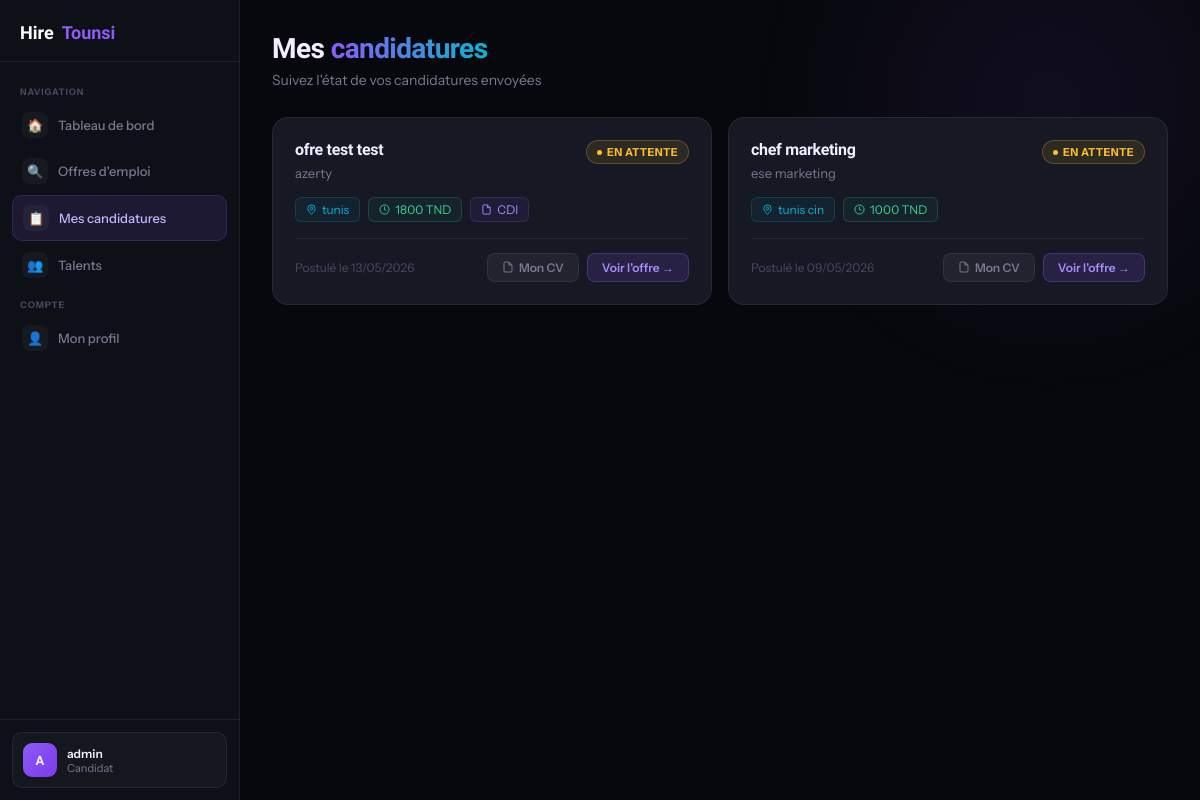
Screenshot of /mes_candidatures.php (signed in) with the database file from the repository.
### tables this page shows
CREATE TABLE `users` (
  `id` int(11) NOT NULL,
  `name` varchar(100) NOT NULL,
  `email` varchar(150) NOT NULL,
  `password` varchar(255) NOT NULL,
  `created_at` timestamp NOT NULL DEFAULT current_timestamp(),
  `phone` varchar(20) DEFAULT NULL,
  `bio` text DEFAULT NULL,
  `skills` text DEFAULT NULL,
  `cv_path` varchar(255) DEFAULT NULL,
  `avatar_path` varchar(255) DEFAULT NULL,
  `job_title` varchar(100) DEFAULT NULL,
  `role` enum('candidat','recruteur','both','admin') DEFAULT 'candidat',
  `is_recruiter` tinyint(1) DEFAULT 0,
  `profile_photo` varchar(255) DEFAULT NULL,
  `cv` varchar(255) DEFAULT NULL
);

CREATE TABLE `applications` (
  `id` int(11) NOT NULL,
  `user_id` int(11) NOT NULL,
  `job_id` int(11) NOT NULL,
  `cv` varchar(255) DEFAULT NULL,
  `cover_letter` text DEFAULT NULL,
  `has_experience` tinyint(1) DEFAULT 0,
  `experience_years` varchar(20) DEFAULT NULL,
  `availability` varchar(100) DEFAULT NULL,
  `status` varchar(20) DEFAULT 'pending',
  `created_at` timestamp NOT NULL DEFAULT current_timestamp()
);

CREATE TABLE `jobs` (
  `id` int(11) NOT NULL,
  `title` varchar(255) DEFAULT NULL,
  `company` varchar(255) DEFAULT NULL,
  `salary` varchar(100) DEFAULT NULL,
  `salary_max` varchar(100) DEFAULT NULL,
  `city` varchar(100) DEFAULT NULL,
  `description` text DEFAULT NULL,
  `created_at` timestamp NOT NULL DEFAULT current_timestamp(),
  `status` varchar(20) DEFAULT 'pending',
  `user_id` int(11) DEFAULT NULL,
  `contract_type` varchar(50) DEFAULT NULL,
  `category` varchar(100) DEFAULT NULL,
  `experience_level` varchar(100) DEFAULT NULL,
  `recruiter_type` varchar(50) DEFAULT NULL,
  `external_apply` tinyint(1) DEFAULT 0,
  `external_url` text DEFAULT NULL,
  `questions` longtext DEFAULT NULL,
  `company_id` int(11) DEFAULT NULL
);

### mes_candidatures.php (the view, shortened to what this page needs)
<?php
include "config.php";
$userId = $_SESSION["user_id"];
$stmt = $pdo->prepare("
    SELECT
        applications.*,
        jobs.title,
        jobs.company,
        jobs.city,
        jobs.contract_type,
        jobs.salary
    FROM applications
    INNER JOIN jobs ON applications.job_id = jobs.id
    WHERE applications.user_id = ?
    ORDER BY applications.created_at DESC
");
$stmt->execute([$userId]);
$applications = $stmt->fetchAll(PDO::FETCH_ASSOC);
$stmtUser = $pdo->prepare("SELECT * FROM users WHERE id = ?");
$stmtUser->execute([$userId]);
$userData = $stmtUser->fetch();
$userName = htmlspecialchars($userData["name"] ?? 'Utilisateur');
$initials = strtoupper(substr($userName, 0, 1));
?>
<!DOCTYPE html>
<html lang="fr">
<head>
</head>
<body>
<aside class="sidebar">
  <a href="index.html" class="sidebar-logo">Hire<em>Tounsi</em></a>
  <nav class="sidebar-nav">
    <span class="nav-sep">Navigation</span>
    <a href="dashboard.php" class="nav-item">
      <span class="nav-icon">🏠</span> Tableau de bord
    </a>
    <a href="jobs.php" class="nav-item">
      <span class="nav-icon">🔍</span> Offres d'emploi
    </a>
    <a href="mes_candidatures.php" class="nav-item active">
      <span class="nav-icon">📋</span> Mes candidatures
    </a>
    <a href="talents.php" class="nav-item">
      <span class="nav-icon">👥</span> Talents
    </a>
    <span class="nav-sep">Compte</span>
    <a href="profile.php" class="nav-item">
      <span class="nav-icon">👤</span> Mon profil
    </a>
  </nav>
  <div class="sidebar-bottom">
    <div class="user-pill">
      <div class="avatar-sm"><?= $initials ?></div>
      <div class="user-pill-info">
        <div class="upn"><?= $userName ?></div>
        <div class="upr">Candidat</div>
      </div>
    </div>
  </div>
</aside>
<main class="main">
  <div class="page-header">
    <h1>Mes <span>candidatures</span></h1>
    <p>Suivez l'état de vos candidatures envoyées</p>
  </div>
  <div class="grid">
    <?php if (count($applications) > 0): ?>
      <?php foreach($applications as $app):
        $status = $app['status'] ?? 'pending';
        $statusClass = match($status) {
            'pending' => 'status-pending',
            'reviewed', 'seen' => 'status-reviewed',
            'accepted', 'approved' => 'status-accepted',
            'rejected' => 'status-rejected',
            default => 'status-pending'
        };
        $statusLabel = match($status) {
            'pending' => 'En attente',
            'reviewed', 'seen' => 'Vue',
            'accepted', 'approved' => 'Acceptée',
            'rejected' => 'Refusée',
            default => 'En attente'
        };
      ?>
      <div class="card">
        <div class="card-header">
          <div>
            <div class="card-title"><?= htmlspecialchars($app["title"]) ?></div>
            <div class="card-company"><?= htmlspecialchars($app["company"]) ?></div>
          </div>
          <span class="status-badge <?= $statusClass ?>">
            <span class="status-dot"></span><?= $statusLabel ?>
          </span>
        </div>
        <div class="card-meta">
          <?php if (!empty($app['city'])): ?>
          <span class="chip location">
            <svg width="11" height="11" viewBox="0 0 24 24" fill="none" stroke="currentColor" stroke-width="2">
              <path d="M20 10c0 6-8 12-8 12s-8-6-8-12a8 8 0 0 1 16 0Z"/><circle cx="12" cy="10" r="3"/>
            </svg>
            <?= htmlspecialchars($app["city"]) ?>
          </span>
          <?php endif; ?>
          <?php if (!empty($app['salary'])): ?>
          <span class="chip salary">
            <svg width="11" height="11" viewBox="0 0 24 24" fill="none" stroke="currentColor" stroke-width="2">
              <circle cx="12" cy="12" r="10"/><path d="M12 6v6l4 2"/>
            </svg>
            <?= htmlspecialchars($app["salary"]) ?> TND
          </span>
          <?php endif; ?>
          <?php if (!empty($app['contract_type'])): ?>
          <span class="chip contract">
            <svg width="11" height="11" viewBox="0 0 24 24" fill="none" stroke="currentColor" stroke-width="2">
              <path d="M14 2H6a2 2 0 0 0-2 2v16a2 2 0 0 0 2 2h12a2 2 0 0 0 2-2V8z"/><polyline points="14 2 14 8 20 8"/>
            </svg>
            <?= htmlspecialchars($app["contract_type"]) ?>
          </span>
          <?php endif; ?>
        </div>
        <div class="card-footer">
          <span class="card-date">
            Postulé le <?= date("d/m/Y", strtotime($app["created_at"])) ?>
          </span>
          <div style="display:flex;gap:8px;">
            <a href="uploads/<?= htmlspecialchars($app["cv"]) ?>" target="_blank" class="btn-view-cv">
              <svg width="12" height="12" viewBox="0 0 24 24" fill="none" stroke="currentColor" stroke-width="2">
                <path d="M14 2H6a2 2 0 0 0-2 2v16a2 2 0 0 0 2 2h12a2 2 0 0 0 2-2V8z"/><polyline points="14 2 14 8 20 8"/>
              </svg>
              Mon CV
            </a>
            <a href="jobs.php" class="btn-view">Voir l'offre →</a>
          </div>
        </div>
      </div>
      <?php endforeach; ?>
    <?php endif; ?>
  </div>
</main>
</body>
</html>

### rows the page displays
users: name "A", name "admin"
applications: job.title "ofre test test", job.company "azerty", status "EN ATTENTE", job.city "tunis", job.salary "1800", job.contract_type "CDI", created_at "13/05/2026"
applications: job.title "chef marketing", job.company "ese marketing", status "EN ATTENTE", job.city "tunis cin", job.salary "1000", created_at "09/05/2026"
